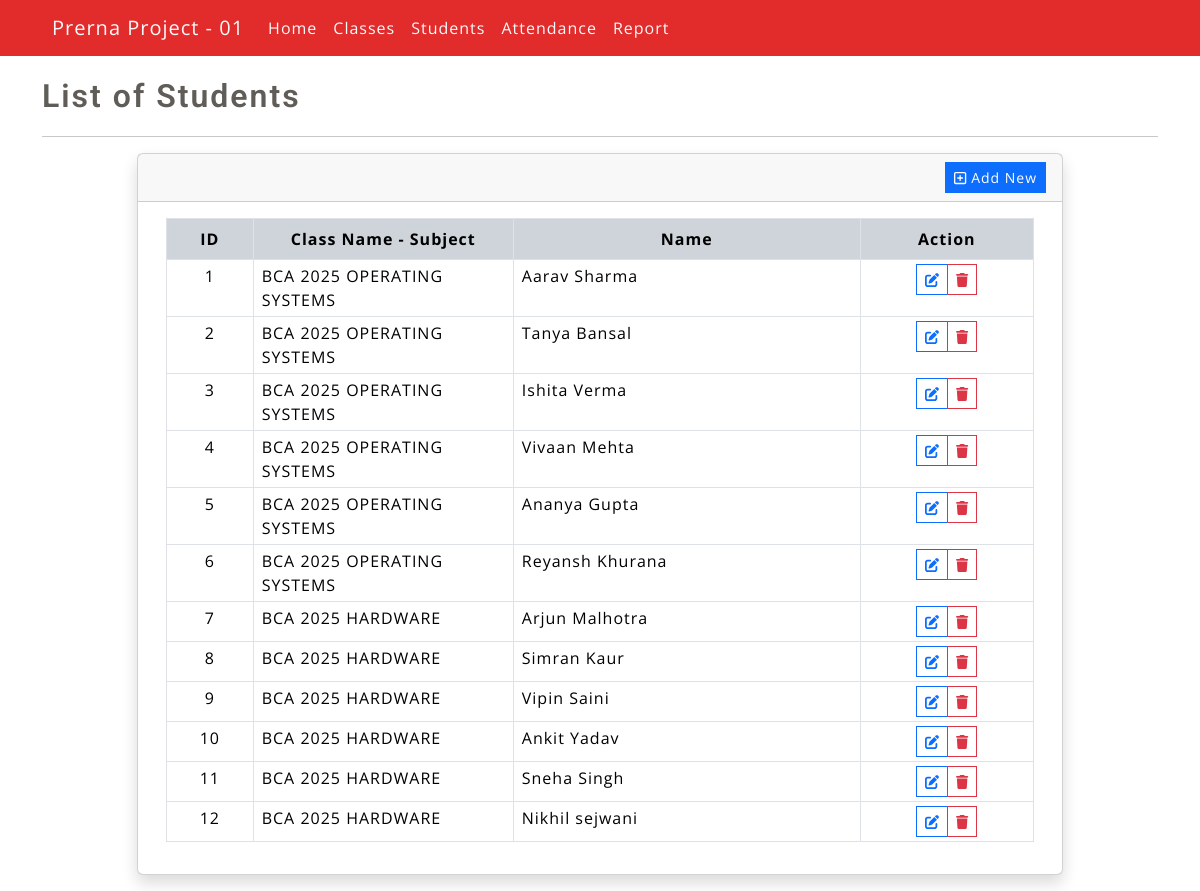
/?page=student_list, run on the app's committed database.
### tables this page shows
CREATE TABLE `students_tbl` (
  `id` int(11) NOT NULL,
  `class_id` int(11) NOT NULL,
  `name` text NOT NULL,
  `created_at` datetime NOT NULL DEFAULT current_timestamp(),
  `updated_at` datetime DEFAULT NULL ON UPDATE current_timestamp()
);

CREATE TABLE `class_tbl` (
  `id` int(11) NOT NULL,
  `name` text NOT NULL,
  `created_at` datetime NOT NULL DEFAULT current_timestamp(),
  `updated_at` datetime DEFAULT NULL ON UPDATE current_timestamp()
);

### classes/actions.class.php (called while the page is built, shortened)
<?php
class Actions{
    private $conn;
    function __construct(){
        require_once(realpath(__DIR__.'/../db-connect.php'));
        $this->conn = $conn;
    }
    public function list_student(){
        $sql = "SELECT `students_tbl`.*, `class_tbl`.`name` as `class` FROM `students_tbl` inner join `class_tbl` on `students_tbl`.`class_id` = `class_tbl`.`id` order by `students_tbl`.`name` ASC";
        $qry = $this->conn->query($sql);
        return $qry->fetch_all(MYSQLI_ASSOC);
    }
}

### pages/student_list.php (the view, shortened to what this page needs)
<div class="page-title mb-3">List of Students</div>
<hr>
<?php
$studentList = $actionClass->list_student();
usort($studentList, function($a, $b) {
    return $a['id'] - $b['id'];
});
?>
<div class="row justify-content-center">
    <div class="col-lg-10 col-md-12 col-sm-12 col-12">
        <div class="card shadow">
            <div class="card-header rounded-0">
                <div class="d-flex w-100 justify-content-end align-items-center">
                    <button class="btn btn-sm rounded-0 btn-primary" type="button" id="add_student"><i class="far fa-plus-square"></i> Add New</button>
                </div>
            </div>
            <div class="card-body rounded-0">
                <div class="container-fluid">
                    <div class="table-responsive">
                        <table class="table table-bordered table-hovered table-stripped">
                            <colgroup>
                                <col width="10%">
                                <col width="30%">
                                <col width="40%">
                                <col width="20%">
                            </colgroup>
                            <thead class="bg-dark-subtle">
                                <tr class="bg-transparent">
                                    <th class="bg-transparent text-center">ID</th>
                                    <th class="bg-transparent text-center">Class Name - Subject</th>
                                    <th class="bg-transparent text-center">Name</th>
                                    <th class="bg-transparent text-center">Action</th>
                                </tr>
                            </thead>
                            <tbody>
                                <?php if(!empty($studentList) && is_array($studentList)): ?>
                                <?php foreach($studentList as $row): ?>
                                    <tr>
                                        <td class="text-center px-2 py-1"><?= $row['id'] ?></td>
                                        <td class="px-2 py-1"><?= $row['class'] ?></td>
                                        <td class="px-2 py-1"><?= $row['name'] ?></td>
                                        <td class="text-center px-2 py-1">
                                            <div class="input-group input-group-sm justify-content-center">
                                                <button class="btn btn-sm btn-outline-primary rounded-0 edit_student" type="button" data-id="<?= $row['id'] ?>" title="Edit"><i class="fas fa-edit"></i></button>
                                                <button class="btn btn-sm btn-outline-danger rounded-0 delete_student" type="button" data-id="<?= $row['id'] ?>" title="Delete"><i class="fas fa-trash"></i></button>
                                            </div>
                                        </td>
                                    </tr>
                                <?php endforeach; ?>
                                <?php else: ?>
                                    <tr>
                                        <th class="text-center px-2 py-1" colspan="4">No data found.</th>
                                    </tr>
                                <?php endif; ?>
                            </tbody>
                        </table>
                    </div>
                </div>
            </div>
        </div>
    </div>
</div>

### index.php (shortened to what this page needs)
<?php
require_once('classes/actions.class.php');
$actionClass = new Actions();
$page = $_GET['page'] ?? "home";
?>
<!DOCTYPE html>
<html lang="en">
<?php include_once('inc/header.php'); ?>
<body>
<?php include_once('inc/navigation.php'); ?>
    <div class="container-md py-3">
        <div class="main-wrapper">
            <?php include_once("pages/{$page}.php"); ?>
        </div>
    </div>
</body>
</html>

### inc/header.php (shortened to what this page needs)
<head>
    <link rel="stylesheet" href="https://cdnjs.cloudflare.com/ajax/libs/font-awesome/6.4.2/css/all.min.css" />
    <link rel="stylesheet" href="https://cdn.jsdelivr.net/npm/bootstrap@5.3.2/dist/css/bootstrap.min.css">
    <link rel="stylesheet" href="assets/css/style.css">
</head>

### inc/navigation.php (shortened to what this page needs)
<nav class="navbar navbar-expand-lg navbar-light sticky-top" style="background-color: #e22b2b; color:#fff">
    <div class="container-fluid" style="color:#fff">
        <a class="navbar-brand text-light" href="#" style="padding-left:10px;">Prerna Project - 01</a>
        <div class="collapse navbar-collapse" id="navbarSupportedContent">
            <ul class="navbar-nav me-auto mb-2 mb-lg-0">
                <li class="nav-item">
                    <a class="nav-link text-light <?= (isset($page)) && $page == 'home' ? 'active' : '' ?>" href="./">Home</a>
                </li>
                <li class="nav-item">
                    <a class="nav-link text-light <?= (isset($page)) && $page == 'class_list' ? 'active' : '' ?>" href="./?page=class_list">Classes</a>
                </li>
                <li class="nav-item">
                    <a class="nav-link text-light <?= (isset($page)) && $page == 'student_list' ? 'active' : '' ?>" href="./?page=student_list">Students</a>
                </li>
                <li class="nav-item">
                    <a class="nav-link text-light <?= (isset($page)) && $page == 'attendance' ? 'active' : '' ?>" href="./?page=attendance">Attendance</a>
                </li>
                <li class="nav-item">
                    <a class="nav-link text-light <?= (isset($page)) && $page == 'attendance_report' ? 'active' : '' ?>" href="./?page=attendance_report">Report</a>
                </li>
            </ul>
        </div>
    </div>
    </nav>

### assets/css/style.css (style rules this page uses)
:root { --font-orbiton: "Roboto", sans-serif; --font-ubuntu: "Open Sans", sans-serif; }
html, body { height: 100%; width: 100%; max-height: 100%; overflow: auto; background-color: #fff; }
* { font-family: var(--font-ubuntu); letter-spacing: 1px; }
body:not(.printable-receipt) { background-color: #fff; }
div.page-title, div.page-title * { font-size: 2rem; font-weight: 600; letter-spacing: 2px; color: #605c57; font-family: var(--font-orbiton); }

### data on the page
students_tbl: id "1", class.name "BCA 2025 OPERATING SYSTEMS", name "Aarav Sharma"
students_tbl: id "2", class.name "BCA 2025 OPERATING SYSTEMS", name "Tanya Bansal"
students_tbl: id "3", class.name "BCA 2025 OPERATING SYSTEMS", name "Ishita Verma"
students_tbl: id "4", class.name "BCA 2025 OPERATING SYSTEMS", name "Vivaan Mehta"
students_tbl: id "5", class.name "BCA 2025 OPERATING SYSTEMS", name "Ananya Gupta"
students_tbl: id "6", class.name "BCA 2025 OPERATING SYSTEMS", name "Reyansh Khurana"
students_tbl: id "7", class.name "BCA 2025 HARDWARE", name "Arjun Malhotra"
students_tbl: id "8", class.name "BCA 2025 HARDWARE", name "Simran Kaur"
students_tbl: id "9", class.name "BCA 2025 HARDWARE", name "Vipin Saini"
students_tbl: id "10", class.name "BCA 2025 HARDWARE", name "Ankit Yadav"
students_tbl: id "11", class.name "BCA 2025 HARDWARE", name "Sneha Singh"
students_tbl: id "12", class.name "BCA 2025 HARDWARE", name "Nikhil sejwani"
